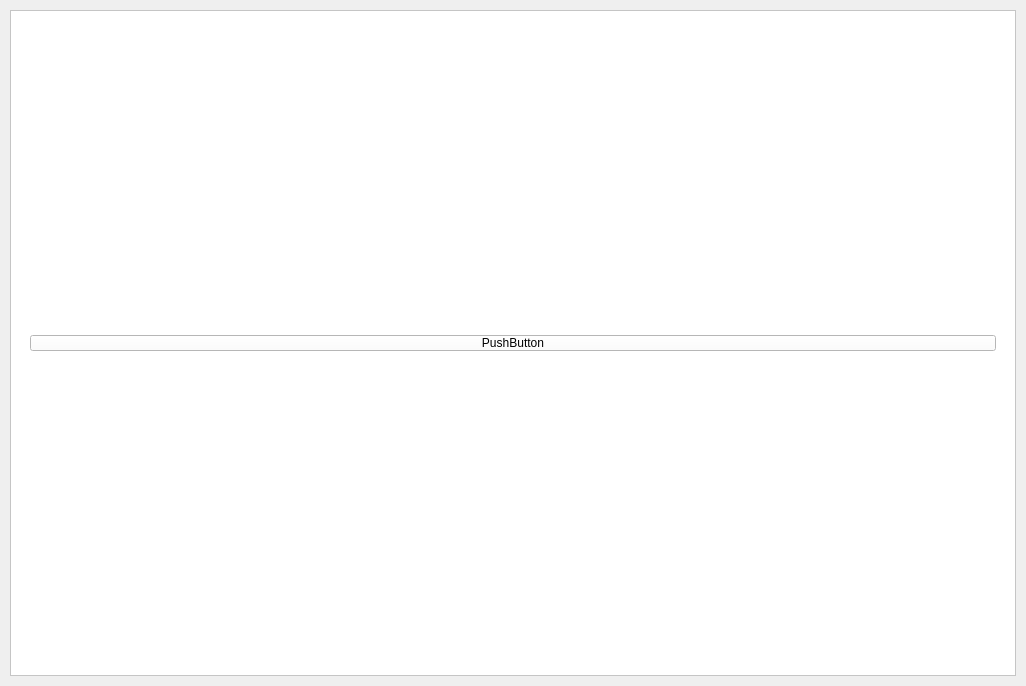
<?xml version="1.0" encoding="UTF-8"?>
<ui version="4.0">
 <class>MainWindow</class>
 <widget class="QMainWindow" name="MainWindow">
  <property name="geometry">
   <rect>
    <x>0</x>
    <y>0</y>
    <width>1026</width>
    <height>686</height>
   </rect>
  </property>
  <property name="windowTitle">
   <string>MainWindow</string>
  </property>
  <property name="styleSheet">
   <string notr="true">margin:10px 10px 10px 10px;</string>
  </property>
  <property name="dockOptions">
   <set>QMainWindow::AllowTabbedDocks|QMainWindow::AnimatedDocks</set>
  </property>
  <widget class="QWidget" name="MainFrame">
   <layout class="QVBoxLayout" name="verticalLayout">
    <property name="spacing">
     <number>0</number>
    </property>
    <property name="leftMargin">
     <number>0</number>
    </property>
    <property name="topMargin">
     <number>0</number>
    </property>
    <property name="rightMargin">
     <number>0</number>
    </property>
    <property name="bottomMargin">
     <number>0</number>
    </property>
    <item>
     <widget class="QFrame" name="frame">
      <property name="styleSheet">
       <string notr="true">background-color: rgb(255, 255, 255);</string>
      </property>
      <property name="frameShape">
       <enum>QFrame::StyledPanel</enum>
      </property>
      <property name="frameShadow">
       <enum>QFrame::Raised</enum>
      </property>
      <layout class="QVBoxLayout" name="verticalLayout_2">
       <item>
        <widget class="QPushButton" name="pushButton">
         <property name="text">
          <string>PushButton</string>
         </property>
        </widget>
       </item>
      </layout>
     </widget>
    </item>
   </layout>
  </widget>
 </widget>
 <resources/>
 <connections/>
</ui>
